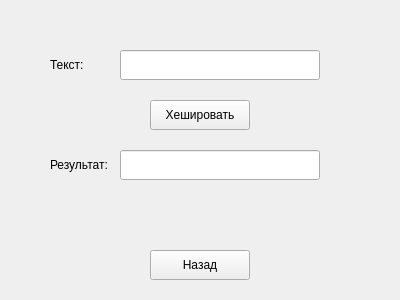
<?xml version="1.0" encoding="UTF-8"?>
<ui version="4.0">
 <class>SHA384Form</class>
 <widget class="QWidget" name="SHA384Form">
  <property name="geometry">
   <rect>
    <x>0</x>
    <y>0</y>
    <width>400</width>
    <height>300</height>
   </rect>
  </property>
  <property name="windowTitle">
   <string>SHA-384 Хеширование</string>
  </property>
  <widget class="QLabel" name="labelText">
   <property name="text">
    <string>Текст:</string>
   </property>
   <property name="geometry">
    <rect>
     <x>50</x>
     <y>50</y>
     <width>60</width>
     <height>30</height>
    </rect>
   </property>
  </widget>
  <widget class="QLineEdit" name="textField">
   <property name="geometry">
    <rect>
     <x>120</x>
     <y>50</y>
     <width>200</width>
     <height>30</height>
    </rect>
   </property>
  </widget>
  <widget class="QPushButton" name="hashButton">
   <property name="text">
    <string>Хешировать</string>
   </property>
   <property name="geometry">
    <rect>
     <x>150</x>
     <y>100</y>
     <width>100</width>
     <height>30</height>
    </rect>
   </property>
  </widget>
  <widget class="QLabel" name="labelResult">
   <property name="text">
    <string>Результат:</string>
   </property>
   <property name="geometry">
    <rect>
     <x>50</x>
     <y>150</y>
     <width>60</width>
     <height>30</height>
    </rect>
   </property>
  </widget>
  <widget class="QLineEdit" name="resultField">
   <property name="readOnly">
    <bool>true</bool>
   </property>
   <property name="geometry">
    <rect>
     <x>120</x>
     <y>150</y>
     <width>200</width>
     <height>30</height>
    </rect>
   </property>
  </widget>
  <widget class="QPushButton" name="backButton">
   <property name="text">
    <string>Назад</string>
   </property>
   <property name="geometry">
    <rect>
     <x>150</x>
     <y>250</y>
     <width>100</width>
     <height>30</height>
    </rect>
   </property>
  </widget>
 </widget>
 <resources/>
 <connections/>
</ui>
